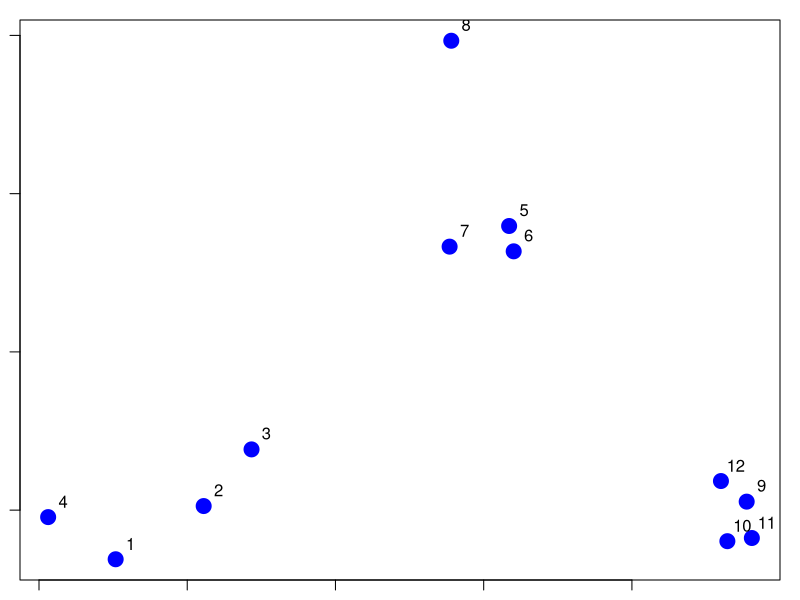
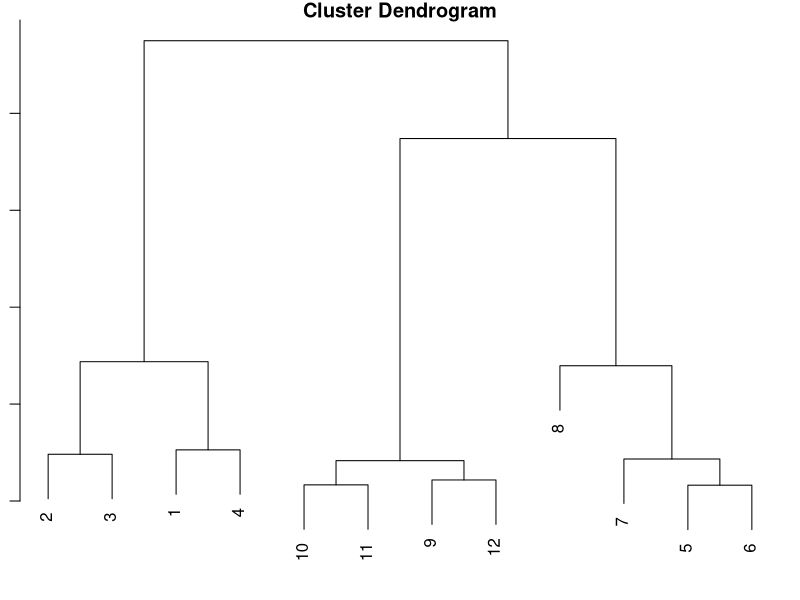
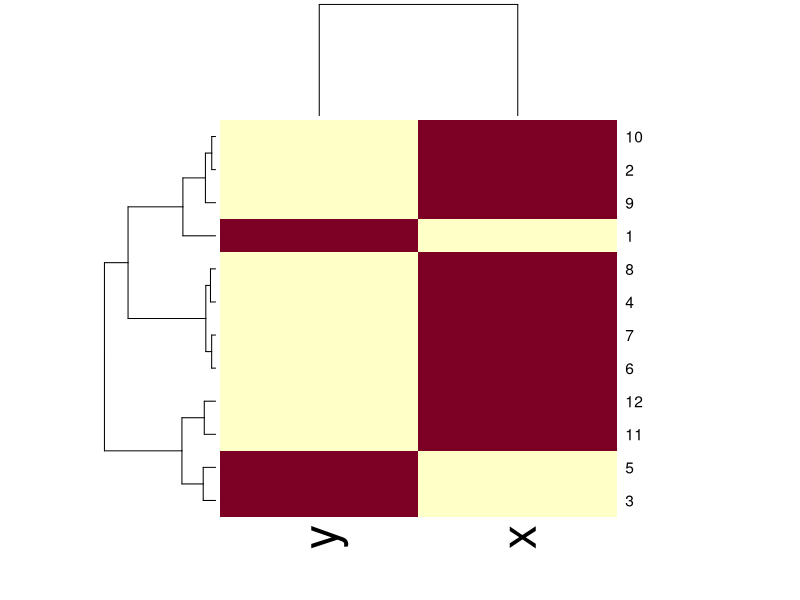

Write R code to recreate these figures, in order.
set.seed(1234)
par(mar=c(1,1,1,1))
x <- rnorm(12, mean = rep(1:3, each=4),sd=0.2)
y <- rnorm(12, mean = rep(c(1,2,1), each=4),sd=0.2)
plot(x,y, col='blue', pch=19, cex =2)

text(x+0.05, y+0.05, labels = as.character(1:12))

dataFrame <- data.frame(x=x,y=y)
dist(dataFrame)
distxy <- dist(dataFrame)
hClustering  <- hclust(distxy)
plot(hClustering)

dataFrame <- data.frame(x=x,y=y)
set.seed(143)
dataMatrix <- as.matrix(dataFrame)[sample(1:12),]
dataMatrix
heatmap(dataMatrix)
